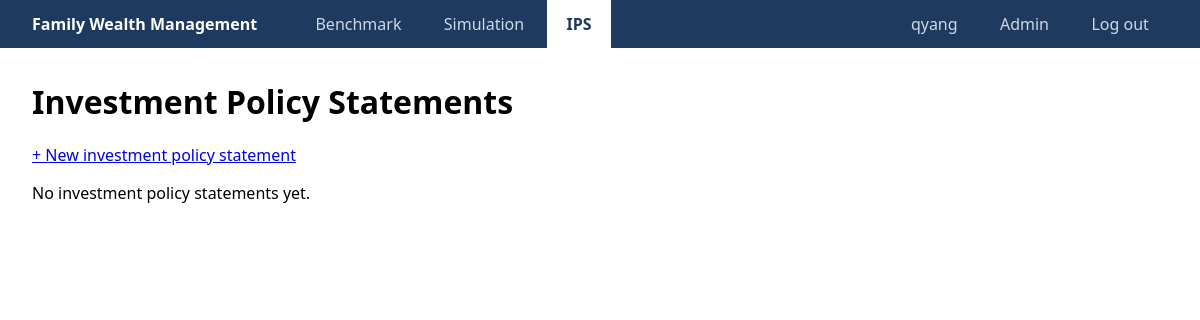
The page /ips/ (signed in) on the database as committed earlier.
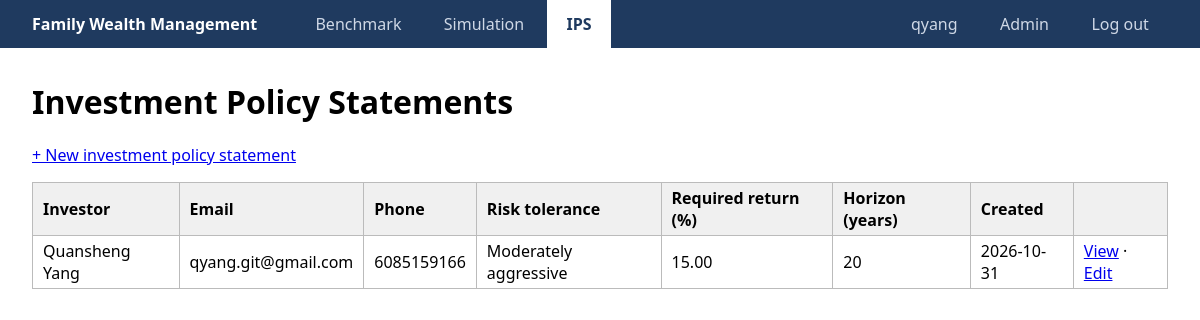
The same page on the database as committed later.
### ips/models.py (models this page shows, shortened)
class InvestmentPolicyStatement(models.Model):
    class RiskTolerance(models.TextChoices):
        CONSERVATIVE = 'conservative', 'Conservative'
        MODERATELY_CONSERVATIVE = 'moderately_conservative', 'Moderately conservative'
        MODERATE = 'moderate', 'Moderate'
        MODERATELY_AGGRESSIVE = 'moderately_aggressive', 'Moderately aggressive'
        AGGRESSIVE = 'aggressive', 'Aggressive'
    investor = models.ForeignKey(Investor, on_delete=models.CASCADE, related_name='policy_statements')
    risk_tolerance = models.CharField(max_length=30, choices=RiskTolerance.choices)
    max_acceptable_loss_pct = models.DecimalField(
        'Maximum acceptable loss in a year (%)', max_digits=5, decimal_places=2,
        help_text='Largest one-year drop you could tolerate.')
    risk_notes = models.TextField(blank=True)
    required_return_pct = models.DecimalField('Required annual return (%)', max_digits=5, decimal_places=2)
    return_notes = models.TextField('Return objective notes', blank=True)
    tax_bracket_pct = models.DecimalField(
        'Marginal tax rate (%)', max_digits=5, decimal_places=2, null=True, blank=True)
    tax_considerations = models.TextField(blank=True, help_text='Tax-deferred accounts, capital gains, estate, etc.')
    time_horizon_years = models.PositiveIntegerField('Time horizon (years)')
    time_horizon_notes = models.TextField(blank=True, help_text='Stages or key dates, e.g. retirement, tuition.')
    legal_requirements = models.TextField(blank=True, help_text='Trust terms, regulations, restrictions on holdings.')
    liquidity_reserve_pct = models.DecimalField(
        'Liquidity reserve (% of portfolio)', max_digits=5, decimal_places=2, default=0)
    liquidity_needs = models.TextField(blank=True, help_text='Expected withdrawals, emergency funds, large expenses.')
    created_at = models.DateTimeField(auto_now_add=True)
    updated_at = models.DateTimeField(auto_now=True)
    class Meta:
        ordering = ['-created_at']
        verbose_name = 'investment policy statement'

class Investor(models.Model):
    user = models.OneToOneField(
        settings.AUTH_USER_MODEL, on_delete=models.CASCADE, null=True, blank=True, related_name='investor')
    name = models.CharField(max_length=200)
    email = models.EmailField(unique=True)
    phone = models.CharField(max_length=20, unique=True, help_text='Digits only, with an optional leading +.')
    mailing_address = models.TextField(blank=True)
    created_at = models.DateTimeField(auto_now_add=True)
    class Meta:
        ordering = ['name']

### ips/views.py (the view)
# urls.py: path('', views.ips_list, name='ips_list'),
@login_required
def ips_list(request):
    return render(request, 'ips/ips_list.html', {'statements': _visible_statements(request.user)})

### ips/views.py (called while the page is built)
def _visible_statements(user):
    statements = InvestmentPolicyStatement.objects.select_related('investor')
    return statements if user.is_staff else statements.filter(investor__user=user)

### ips/templates/ips/ips_list.html (shortened to what this page needs)
{% extends "base.html" %}
{% block content %}
  <h1>Investment Policy Statements</h1>
  <p><a href="{% url 'ips_create' %}">+ New investment policy statement</a></p>
  {% if statements %}
    <table>
      <thead><tr><th>Investor</th><th>Email</th><th>Phone</th><th>Risk tolerance</th><th>Required return (%)</th><th>Horizon (years)</th><th>Created</th><th></th></tr></thead>
      <tbody>
        {% for s in statements %}
          <tr>
            <td>{{ s.investor.name }}</td><td>{{ s.investor.email }}</td><td>{{ s.investor.phone }}</td>
            <td>{{ s.get_risk_tolerance_display }}</td><td>{{ s.required_return_pct }}</td>
            <td>{{ s.time_horizon_years }}</td><td>{{ s.created_at|date:"Y-m-d" }}</td>
            <td><a href="{% url 'ips_detail' s.pk %}">View</a> &middot; <a href="{% url 'ips_edit' s.pk %}">Edit</a></td>
          </tr>
        {% endfor %}
      </tbody>
    </table>
  {% else %}
    <p>No investment policy statements yet.</p>
  {% endif %}
{% endblock %}

### templates/base.html (shortened to what this page needs)
<!DOCTYPE html>
<html lang="en">
<head>
</head>
<body>
  <nav>
    <a class="brand" href="{% url 'home' %}">Family Wealth Management</a>
    <a href="{% url 'annualized_return' %}" {% if request.resolver_match.url_name == 'annualized_return' %}class="active"{% endif %}>Benchmark</a>
    <a href="{% url 'asset_simulation' %}" {% if request.resolver_match.url_name == 'asset_simulation' %}class="active"{% endif %}>Simulation</a>
    <a href="{% url 'ips_list' %}" {% if request.resolver_match.app_name == '' and 'ips' in request.resolver_match.url_name %}class="active"{% endif %}>IPS</a>
    <span class="spacer"></span>
    {% if user.is_authenticated %}
      <a href="{% url 'profile' %}">{{ user.username }}</a>
      {% if user.is_staff %}<a href="{% url 'admin:index' %}">Admin</a>{% endif %}
      <form method="post" action="{% url 'logout' %}">{% csrf_token %}<button type="submit">Log out</button></form>
    {% else %}
      <a href="{% url 'login' %}">Log in</a>
      <a href="{% url 'register' %}">Register</a>
    {% endif %}
  </nav>
  <main>
    {% block content %}{% endblock %}
  </main>
</body>
</html>

### templates/base.html (style rules this page uses)
body { font-family: system-ui, sans-serif; margin: 0; }
nav { display: flex; gap: .25rem; padding: 0 2rem; background: #1f3a5f; }
nav a { color: #cfd8e6; text-decoration: none; padding: .8rem 1.2rem; }
nav a.active { background: #fff; color: #1f3a5f; font-weight: 600; }
nav a.brand { color: #fff; font-weight: 700; padding-left: 0; margin-right: 1rem; }
nav .spacer { flex: 1; }
nav form { display: flex; align-items: center; margin: 0; }
nav button { background: none; border: 0; color: #cfd8e6; cursor: pointer; font: inherit; padding: .8rem 1.2rem; }
main { margin: 2rem; }

### ips/templates/ips/ips_list.html (style rules this page uses)
table { border-collapse: collapse; margin: 1rem 0; }
th, td { border: 1px solid #bbb; padding: 4px 10px; text-align: left; }
thead th { background: #f0f0f0; }

Rows that differ between the two databases and show on the page:
added InvestmentPolicyStatement: investor.name "Quansheng Yang", investor.email "qyang.git@gmail.com", investor.phone "6085159166", risk_tolerance "Moderately aggressive", required_return_pct "15.00", time_horizon_years "20", created_at "2026-10-31"
Other text that changed with them:
text no longer shown: "No investment policy statements yet."
text now shown: "Investor Email Phone Risk tolerance Required return (%) Horizon (years) Created"
